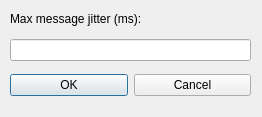
<?xml version="1.0" encoding="UTF-8"?>
<ui version="4.0">
 <class>JmaxDialog</class>
 <widget class="QDialog" name="JmaxDialog">
  <property name="geometry">
   <rect>
    <x>0</x>
    <y>0</y>
    <width>262</width>
    <height>117</height>
   </rect>
  </property>
  <property name="minimumSize">
   <size>
    <width>219</width>
    <height>117</height>
   </size>
  </property>
  <property name="maximumSize">
   <size>
    <width>262</width>
    <height>117</height>
   </size>
  </property>
  <property name="windowTitle">
   <string>Dialog</string>
  </property>
  <widget class="QWidget" name="layoutWidget">
   <property name="geometry">
    <rect>
     <x>10</x>
     <y>5</y>
     <width>241</width>
     <height>101</height>
    </rect>
   </property>
   <layout class="QVBoxLayout" name="verticalLayout">
    <property name="sizeConstraint">
     <enum>QLayout::SetNoConstraint</enum>
    </property>
    <item>
     <widget class="QLabel" name="jmaxlabel">
      <property name="sizePolicy">
       <sizepolicy hsizetype="Preferred" vsizetype="Fixed">
        <horstretch>0</horstretch>
        <verstretch>0</verstretch>
       </sizepolicy>
      </property>
      <property name="text">
       <string>Max message jitter (ms):</string>
      </property>
     </widget>
    </item>
    <item>
     <layout class="QHBoxLayout" name="horizontalLayout_2">
      <item>
       <widget class="QLineEdit" name="jmax">
        <property name="enabled">
         <bool>true</bool>
        </property>
        <property name="readOnly">
         <bool>false</bool>
        </property>
       </widget>
      </item>
     </layout>
    </item>
    <item>
     <layout class="QHBoxLayout" name="horizontalLayout">
      <item>
       <widget class="QPushButton" name="OK">
        <property name="text">
         <string>OK</string>
        </property>
       </widget>
      </item>
      <item>
       <widget class="QPushButton" name="Cancel">
        <property name="text">
         <string>Cancel</string>
        </property>
       </widget>
      </item>
     </layout>
    </item>
   </layout>
  </widget>
 </widget>
 <resources/>
 <connections>
  <connection>
   <sender>OK</sender>
   <signal>clicked()</signal>
   <receiver>JmaxDialog</receiver>
   <slot>accept()</slot>
   <hints>
    <hint type="sourcelabel">
     <x>52</x>
     <y>86</y>
    </hint>
    <hint type="destinationlabel">
     <x>62</x>
     <y>109</y>
    </hint>
   </hints>
  </connection>
  <connection>
   <sender>Cancel</sender>
   <signal>clicked()</signal>
   <receiver>JmaxDialog</receiver>
   <slot>reject()</slot>
   <hints>
    <hint type="sourcelabel">
     <x>183</x>
     <y>84</y>
    </hint>
    <hint type="destinationlabel">
     <x>187</x>
     <y>114</y>
    </hint>
   </hints>
  </connection>
 </connections>
</ui>
